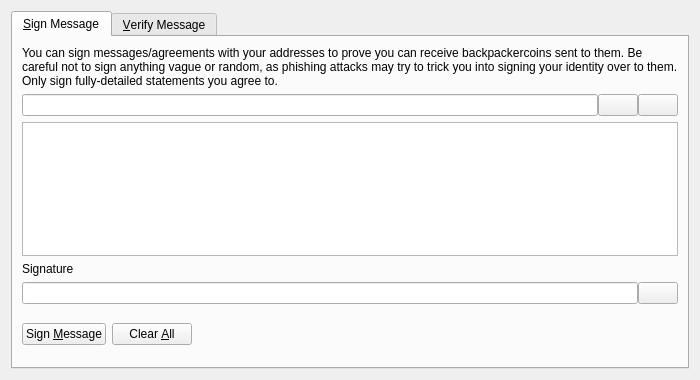
<?xml version="1.0" encoding="UTF-8"?>
<ui version="4.0">
 <class>SignVerifyMessageDialog</class>
 <widget class="QDialog" name="SignVerifyMessageDialog">
  <property name="geometry">
   <rect>
    <x>0</x>
    <y>0</y>
    <width>700</width>
    <height>380</height>
   </rect>
  </property>
  <property name="windowTitle">
   <string>Signatures - Sign / Verify a Message</string>
  </property>
  <property name="modal">
   <bool>true</bool>
  </property>
  <layout class="QVBoxLayout" name="verticalLayout">
   <item>
    <widget class="QTabWidget" name="tabWidget">
     <property name="currentIndex">
      <number>0</number>
     </property>
     <widget class="QWidget" name="tabSignMessage">
      <attribute name="title">
       <string>&amp;Sign Message</string>
      </attribute>
      <layout class="QVBoxLayout" name="verticalLayout_SM">
       <item>
        <widget class="QLabel" name="infoLabel_SM">
         <property name="text">
          <string>You can sign messages/agreements with your addresses to prove you can receive backpackercoins sent to them. Be careful not to sign anything vague or random, as phishing attacks may try to trick you into signing your identity over to them. Only sign fully-detailed statements you agree to.</string>
         </property>
         <property name="textFormat">
          <enum>Qt::PlainText</enum>
         </property>
         <property name="wordWrap">
          <bool>true</bool>
         </property>
        </widget>
       </item>
       <item>
        <layout class="QHBoxLayout" name="horizontalLayout_1_SM">
         <property name="spacing">
          <number>0</number>
         </property>
         <item>
          <widget class="QValidatedLineEdit" name="addressIn_SM">
           <property name="toolTip">
            <string>The Backpackercoin address to sign the message with</string>
           </property>
          </widget>
         </item>
         <item>
          <widget class="QPushButton" name="addressBookButton_SM">
           <property name="toolTip">
            <string>Choose previously used address</string>
           </property>
           <property name="text">
            <string/>
           </property>
           <property name="icon">
            <iconset resource="../bitcoin.qrc">
             <normaloff>:/icons/address-book</normaloff>:/icons/address-book</iconset>
           </property>
           <property name="shortcut">
            <string>Alt+A</string>
           </property>
           <property name="autoDefault">
            <bool>false</bool>
           </property>
          </widget>
         </item>
         <item>
          <widget class="QPushButton" name="pasteButton_SM">
           <property name="toolTip">
            <string>Paste address from clipboard</string>
           </property>
           <property name="text">
            <string/>
           </property>
           <property name="icon">
            <iconset resource="../bitcoin.qrc">
             <normaloff>:/icons/editpaste</normaloff>:/icons/editpaste</iconset>
           </property>
           <property name="shortcut">
            <string>Alt+P</string>
           </property>
           <property name="autoDefault">
            <bool>false</bool>
           </property>
          </widget>
         </item>
        </layout>
       </item>
       <item>
        <widget class="QPlainTextEdit" name="messageIn_SM">
         <property name="toolTip">
          <string>Enter the message you want to sign here</string>
         </property>
        </widget>
       </item>
       <item>
        <widget class="QLabel" name="signatureLabel_SM">
         <property name="text">
          <string>Signature</string>
         </property>
         <property name="textFormat">
          <enum>Qt::PlainText</enum>
         </property>
        </widget>
       </item>
       <item>
        <layout class="QHBoxLayout" name="horizontalLayout_2_SM">
         <property name="spacing">
          <number>0</number>
         </property>
         <item>
          <widget class="QLineEdit" name="signatureOut_SM">
           <property name="font">
            <font>
             <italic>true</italic>
            </font>
           </property>
           <property name="readOnly">
            <bool>true</bool>
           </property>
          </widget>
         </item>
         <item>
          <widget class="QPushButton" name="copySignatureButton_SM">
           <property name="toolTip">
            <string>Copy the current signature to the system clipboard</string>
           </property>
           <property name="text">
            <string/>
           </property>
           <property name="icon">
            <iconset resource="../bitcoin.qrc">
             <normaloff>:/icons/editcopy</normaloff>:/icons/editcopy</iconset>
           </property>
           <property name="autoDefault">
            <bool>false</bool>
           </property>
          </widget>
         </item>
        </layout>
       </item>
       <item>
        <layout class="QHBoxLayout" name="horizontalLayout_3_SM">
         <item>
          <widget class="QPushButton" name="signMessageButton_SM">
           <property name="toolTip">
            <string>Sign the message to prove you own this Backpackercoin address</string>
           </property>
           <property name="text">
            <string>Sign &amp;Message</string>
           </property>
           <property name="icon">
            <iconset resource="../bitcoin.qrc">
             <normaloff>:/icons/edit</normaloff>:/icons/edit</iconset>
           </property>
           <property name="autoDefault">
            <bool>false</bool>
           </property>
          </widget>
         </item>
         <item>
          <widget class="QPushButton" name="clearButton_SM">
           <property name="toolTip">
            <string>Reset all sign message fields</string>
           </property>
           <property name="text">
            <string>Clear &amp;All</string>
           </property>
           <property name="icon">
            <iconset resource="../bitcoin.qrc">
             <normaloff>:/icons/remove</normaloff>:/icons/remove</iconset>
           </property>
           <property name="autoDefault">
            <bool>false</bool>
           </property>
          </widget>
         </item>
         <item>
          <spacer name="horizontalSpacer_1_SM">
           <property name="orientation">
            <enum>Qt::Horizontal</enum>
           </property>
           <property name="sizeHint" stdset="0">
            <size>
             <width>40</width>
             <height>48</height>
            </size>
           </property>
          </spacer>
         </item>
         <item>
          <widget class="QLabel" name="statusLabel_SM">
           <property name="font">
            <font>
             <weight>75</weight>
             <bold>true</bold>
            </font>
           </property>
           <property name="text">
            <string/>
           </property>
           <property name="wordWrap">
            <bool>true</bool>
           </property>
          </widget>
         </item>
         <item>
          <spacer name="horizontalSpacer_2_SM">
           <property name="orientation">
            <enum>Qt::Horizontal</enum>
           </property>
           <property name="sizeHint" stdset="0">
            <size>
             <width>40</width>
             <height>48</height>
            </size>
           </property>
          </spacer>
         </item>
        </layout>
       </item>
      </layout>
     </widget>
     <widget class="QWidget" name="tabVerifyMessage">
      <attribute name="title">
       <string>&amp;Verify Message</string>
      </attribute>
      <layout class="QVBoxLayout" name="verticalLayout_VM">
       <item>
        <widget class="QLabel" name="infoLabel_VM">
         <property name="text">
          <string>Enter the receiver's address, message (ensure you copy line breaks, spaces, tabs, etc. exactly) and signature below to verify the message. Be careful not to read more into the signature than what is in the signed message itself, to avoid being tricked by a man-in-the-middle attack. Note that this only proves the signing party receives with the address, it cannot prove sendership of any transaction!</string>
         </property>
         <property name="textFormat">
          <enum>Qt::PlainText</enum>
         </property>
         <property name="alignment">
          <set>Qt::AlignLeading|Qt::AlignLeft|Qt::AlignTop</set>
         </property>
         <property name="wordWrap">
          <bool>true</bool>
         </property>
        </widget>
       </item>
       <item>
        <layout class="QHBoxLayout" name="horizontalLayout_1_VM">
         <property name="spacing">
          <number>0</number>
         </property>
         <item>
          <widget class="QValidatedLineEdit" name="addressIn_VM">
           <property name="toolTip">
            <string>The Backpackercoin address the message was signed with</string>
           </property>
          </widget>
         </item>
         <item>
          <widget class="QPushButton" name="addressBookButton_VM">
           <property name="toolTip">
            <string>Choose previously used address</string>
           </property>
           <property name="text">
            <string/>
           </property>
           <property name="icon">
            <iconset resource="../bitcoin.qrc">
             <normaloff>:/icons/address-book</normaloff>:/icons/address-book</iconset>
           </property>
           <property name="shortcut">
            <string>Alt+A</string>
           </property>
           <property name="autoDefault">
            <bool>false</bool>
           </property>
          </widget>
         </item>
        </layout>
       </item>
       <item>
        <widget class="QPlainTextEdit" name="messageIn_VM"/>
       </item>
       <item>
        <widget class="QValidatedLineEdit" name="signatureIn_VM"/>
       </item>
       <item>
        <layout class="QHBoxLayout" name="horizontalLayout_2_VM">
         <item>
          <widget class="QPushButton" name="verifyMessageButton_VM">
           <property name="toolTip">
            <string>Verify the message to ensure it was signed with the specified Backpackercoin address</string>
           </property>
           <property name="text">
            <string>Verify &amp;Message</string>
           </property>
           <property name="icon">
            <iconset resource="../bitcoin.qrc">
             <normaloff>:/icons/transaction_0</normaloff>:/icons/transaction_0</iconset>
           </property>
           <property name="autoDefault">
            <bool>false</bool>
           </property>
          </widget>
         </item>
         <item>
          <widget class="QPushButton" name="clearButton_VM">
           <property name="toolTip">
            <string>Reset all verify message fields</string>
           </property>
           <property name="text">
            <string>Clear &amp;All</string>
           </property>
           <property name="icon">
            <iconset resource="../bitcoin.qrc">
             <normaloff>:/icons/remove</normaloff>:/icons/remove</iconset>
           </property>
           <property name="autoDefault">
            <bool>false</bool>
           </property>
          </widget>
         </item>
         <item>
          <spacer name="horizontalSpacer_1_VM">
           <property name="orientation">
            <enum>Qt::Horizontal</enum>
           </property>
           <property name="sizeHint" stdset="0">
            <size>
             <width>40</width>
             <height>48</height>
            </size>
           </property>
          </spacer>
         </item>
         <item>
          <widget class="QLabel" name="statusLabel_VM">
           <property name="font">
            <font>
             <weight>75</weight>
             <bold>true</bold>
            </font>
           </property>
           <property name="text">
            <string/>
           </property>
           <property name="wordWrap">
            <bool>true</bool>
           </property>
          </widget>
         </item>
         <item>
          <spacer name="horizontalSpacer_2_VM">
           <property name="orientation">
            <enum>Qt::Horizontal</enum>
           </property>
           <property name="sizeHint" stdset="0">
            <size>
             <width>40</width>
             <height>48</height>
            </size>
           </property>
          </spacer>
         </item>
        </layout>
       </item>
      </layout>
     </widget>
    </widget>
   </item>
  </layout>
 </widget>
 <customwidgets>
  <customwidget>
   <class>QValidatedLineEdit</class>
   <extends>QLineEdit</extends>
   <header>qvalidatedlineedit.h</header>
  </customwidget>
 </customwidgets>
 <resources>
  <include location="../bitcoin.qrc"/>
 </resources>
 <connections/>
</ui>
